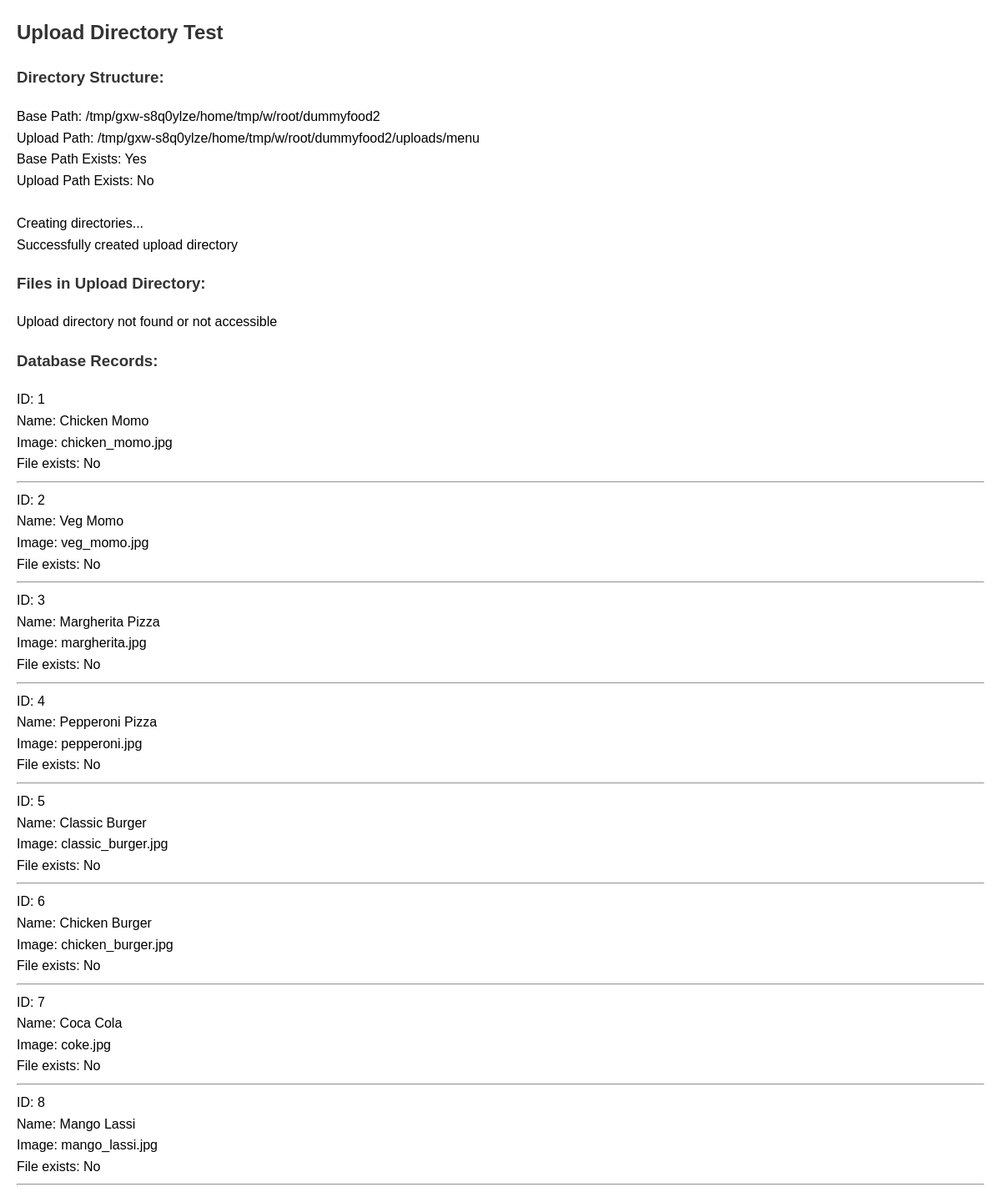
The app's page /test_upload.php, older data.
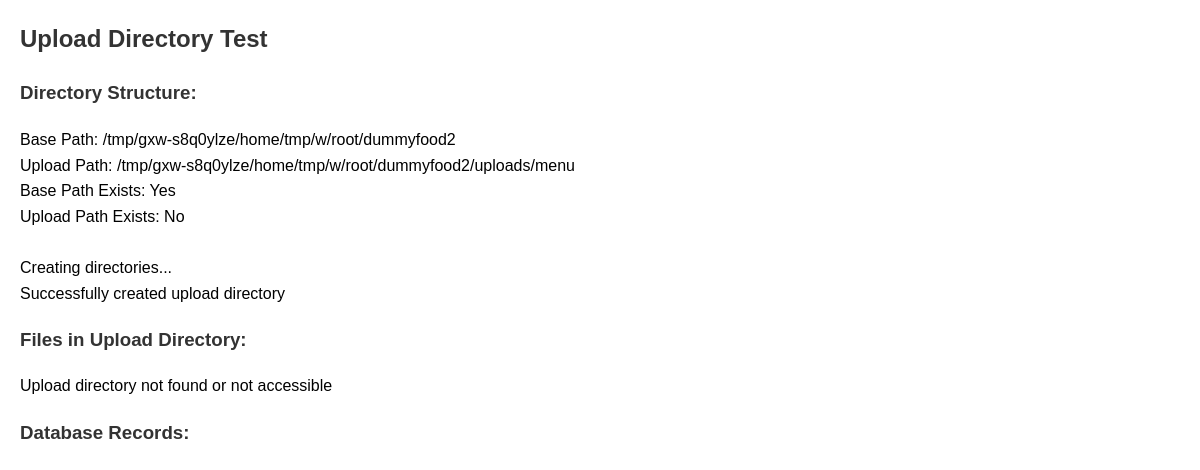
The same page, newer data.
### tables this page shows
CREATE TABLE  menu_items (
    id INT PRIMARY KEY AUTO_INCREMENT,
    category_id INT,
    name VARCHAR(100) NOT NULL,
    description TEXT,
    price DECIMAL(10,2) NOT NULL,
    image VARCHAR(255),
    status BOOLEAN DEFAULT TRUE,
    created_at TIMESTAMP DEFAULT CURRENT_TIMESTAMP,
    FOREIGN KEY (category_id) REFERENCES categories(id)
);

### test_upload.php (the view, shortened to what this page needs)
<?php
echo "<h2>Upload Directory Test</h2>";
$base_path = $_SERVER['DOCUMENT_ROOT'] . '/dummyfood2';
$upload_path = $base_path . '/uploads/menu';
echo "<h3>Directory Structure:</h3>";
echo "Base Path: " . $base_path . "<br>";
echo "Upload Path: " . $upload_path . "<br>";
echo "Base Path Exists: " . (file_exists($base_path) ? "Yes" : "No") . "<br>";
echo "Upload Path Exists: " . (file_exists($upload_path) ? "Yes" : "No") . "<br>";
if (!file_exists($upload_path)) {
    echo "<br>Creating directories...<br>";
    if (mkdir($upload_path, 0777, true)) {
        echo "Successfully created upload directory<br>";
    } else {
        echo "Failed to create upload directory<br>";
    }
}
echo "<h3>Files in Upload Directory:</h3>";
if (is_dir($upload_path)) {
    $files = scandir($upload_path);
    foreach ($files as $file) {
        if ($file != "." && $file != "..") {
            echo "File: " . $file . "<br>";
            echo "Size: " . filesize($upload_path . '/' . $file) . " bytes<br>";
            echo "Permissions: " . substr(sprintf('%o', fileperms($upload_path . '/' . $file)), -4) . "<br>";
            echo "<hr>";
        }
    }
} else {
    echo "Upload directory not found or not accessible<br>";
}
require_once('config/db.php');
echo "<h3>Database Records:</h3>";
$sql = "SELECT id, name, image FROM menu_items WHERE image IS NOT NULL";
$result = mysqli_query($conn, $sql);
while ($row = mysqli_fetch_assoc($result)) {
    echo "ID: " . $row['id'] . "<br>";
    echo "Name: " . $row['name'] . "<br>";
    echo "Image: " . $row['image'] . "<br>";
    echo "File exists: " . (file_exists($upload_path . '/' . $row['image']) ? "Yes" : "No") . "<br>";
    echo "<hr>";
}
?>

Row changes from the older to the newer data that the page shows:
removed menu_items: id "1", name "Chicken Momo", image "chicken_momo.jpg", shows "No"
removed menu_items: id "2", name "Veg Momo", image "veg_momo.jpg", shows "No"
removed menu_items: id "3", name "Margherita Pizza", image "margherita.jpg", shows "No"
removed menu_items: id "4", name "Pepperoni Pizza", image "pepperoni.jpg", shows "No"
removed menu_items: id "5", name "Classic Burger", image "classic_burger.jpg", shows "No"
removed menu_items: id "6", name "Chicken Burger", image "chicken_burger.jpg", shows "No"
removed menu_items: id "7", name "Coca Cola", image "coke.jpg", shows "No"
removed menu_items: id "8", name "Mango Lassi", image "mango_lassi.jpg", shows "No"
